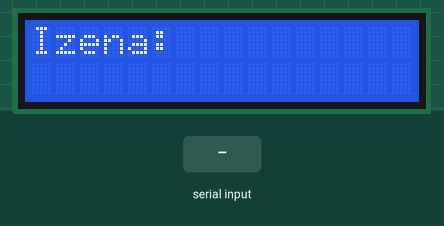
Simulated run of this sketch. Board: Arduino Uno, built with avr-gcc and run on an emulated ATmega328P. Shown: 16×2 character LCD. The test bench sets the inputs (shaded band).

Above: at 1.2 s.
1.3 s: "1" received over Serial
At 2.1 s:
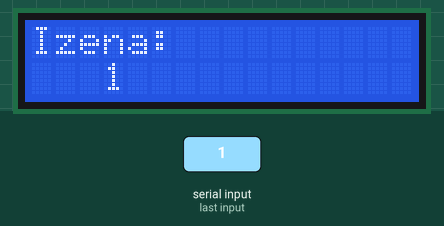
2.8 s: "0" received over Serial
At 3.3 s:
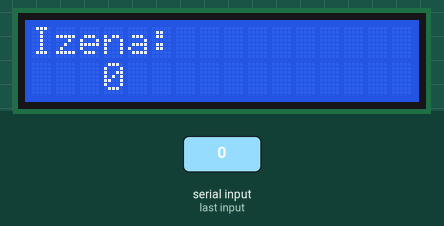
4.3 s: "2" received over Serial
At 5.8 s:
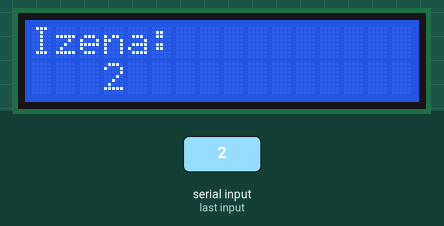
Timing chart, 0 to 7.3 s (numbered marks = the images above; inputs shaded):
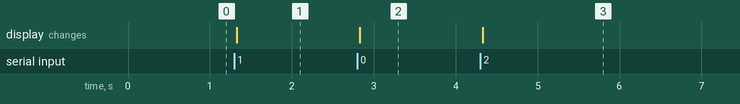

The sketch:

lcd_i2d.ino
```cpp
#include <Wire.h>
#include <LiquidCrystal_I2C.h>

LiquidCrystal_I2C lcd(0x27, 2, 1, 0, 4, 5, 6, 7, 3, POSITIVE); // set the LCD I2C address

String datuak;
char c;

void setup() {
  datuak="";
  //c='';

  //abiarazi teklatua (monitor serie delakoa)
  Serial.begin(9600); //9600 baudio
  lcd.begin(16, 2); //pantaila: adierazi 2 lerro dituela bakoitza 8 karaktereduna
}

void loop() {
  while (Serial.available()){
    delay(10);
    if (Serial.available() > 0){
      c = Serial.read();
      datuak = datuak + c;
      lcd.clear(); //datu bat jasotzen den bakoitzeko pnataila ezabatu
    }
  }
  lcd.setBacklight(HIGH); //distira altua
  lcd.setCursor(0, 0); //kurtsorea 0,0 puntuan (karakterea, lerroa) --> lerroa==0 edo lerroa==1
  lcd.print("Izena: "); //pantailan
  lcd.setCursor(3, 1); //beheko lerroan (1)
  lcd.print(datuak); //serie portutik jasotako datua inprimatu
  datuak="";
}
```

Measured:
- after the input at 1.3 s, the display: changes at once (image 1)
- after the input at 2.8 s, the display: changes at once (image 2)
- after the input at 4.3 s, the display: changes at once (image 3)
